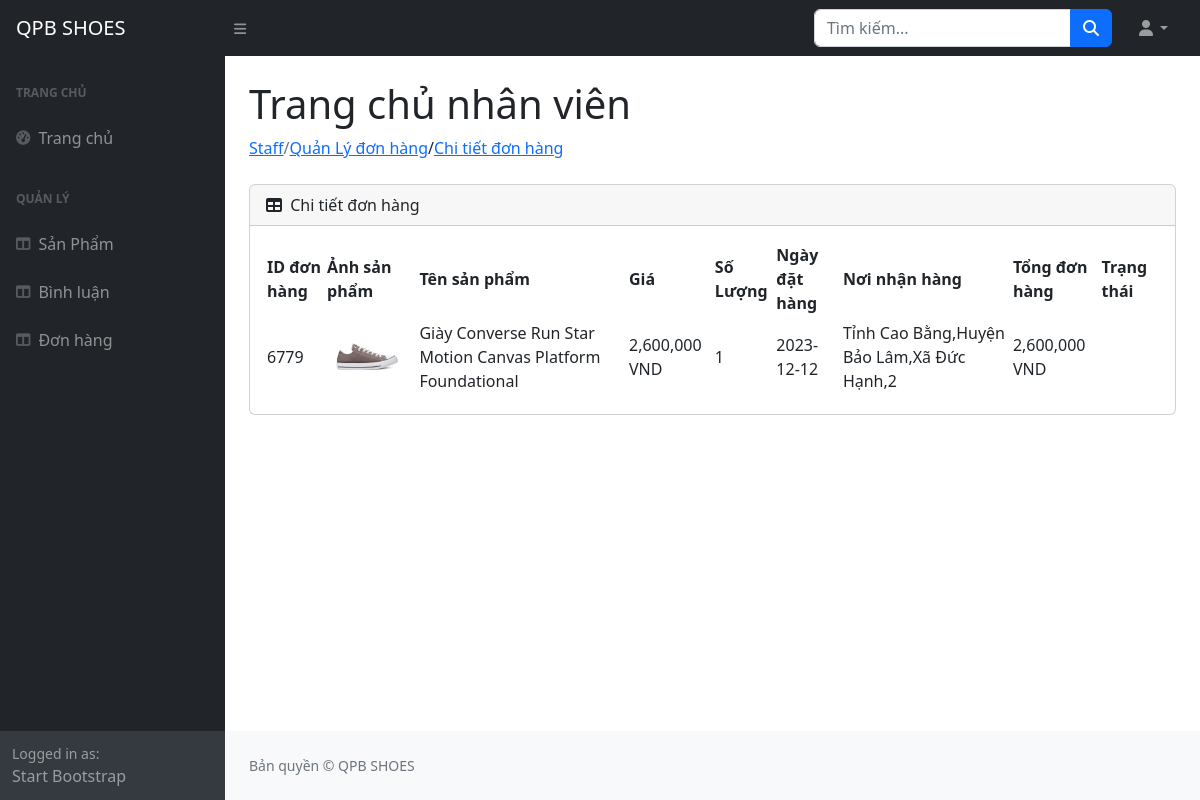
/admin_staff/index.php?act=chitietdonhang&IdChiTietDonHang=6779 (signed in), run on the app's committed database.
### tables this page shows
CREATE TABLE `chitietdonhang` (
  `IdChiTietDonHang` int(11) NOT NULL,
  `IdDonHang` int(11) NOT NULL,
  `IdSanPham` int(11) NOT NULL,
  `SoLuong` int(11) NOT NULL,
  `Gia` double(10,2) NOT NULL DEFAULT 0.00,
  `Trangthai` int(11) NOT NULL DEFAULT 0,
  `IdMauSac` int(11) DEFAULT NULL,
  `IdSizeGiay` int(11) NOT NULL
);

CREATE TABLE `donhang` (
  `IdDonHang` int(11) NOT NULL,
  `NgayDatHang` date NOT NULL,
  `TongTien` float NOT NULL,
  `TrangThai` int(11) NOT NULL DEFAULT 0,
  `IdTaiKhoan` int(11) NOT NULL,
  `SoLuongSp` int(11) NOT NULL DEFAULT 1,
  `DiaChiDat` varchar(200) NOT NULL,
  `HoVaTen` varchar(255) DEFAULT NULL,
  `SoDienThoai` int(10) DEFAULT NULL,
  `Email` varchar(255) DEFAULT NULL
);

CREATE TABLE `sanpham` (
  `IdSanPham` int(11) NOT NULL,
  `TenSanPham` varchar(255) NOT NULL,
  `Gia` double(10,2) NOT NULL DEFAULT 0.00,
  `img` varchar(255) NOT NULL,
  `MoTa` text DEFAULT NULL,
  `SoLuong` int(11) NOT NULL,
  `luotmua` int(11) DEFAULT 0,
  `iddm` int(11) NOT NULL,
  `trangThai` int(11) NOT NULL
);

### model/pdo.php (called while the page is built, shortened)
<?php
function pdo_get_connection()
{
    $servername = "localhost";
    $username = "root";
    $password = "";
    try {
        $conn = new PDO("mysql:host=$servername;dbname=pro1014-websitebangiaypoly-nhom12", $username, $password);
        $conn->setAttribute(PDO::ATTR_ERRMODE, PDO::ERRMODE_EXCEPTION);
        return $conn;
    } catch (PDOException $e) {
        echo "Connection failed: " . $e->getMessage();
    }
}
function pdo_query($sql)
{
    $sql_args = array_slice(func_get_args(), 1);
    try {
        $conn = pdo_get_connection();
        $stmt = $conn->prepare($sql);
        $stmt->execute($sql_args);
        $rows = $stmt->fetchAll();
        return $rows;
    } catch (PDOException $e) {
        throw $e;
    } finally {
        unset($conn);
    }
}
?>

### model/donhang.php (called while the page is built, shortened)
<?php
function loadall_dh_sp_tk($IdDonHang)
{
    $sql = "SELECT a.*,b.*,c.*, a.SoLuong as SoLuongChiTiet ,b.Gia*a.SoLuong as Tong
    from chitietdonhang as a join sanpham as b on a.IdSanPham = b.IdSanPham
    join donhang as c on c.IdDonHang = a.IdDonHang
    WHERE c.IdDonHang = $IdDonHang";
    $dh = pdo_query($sql);
    return $dh;
}
?>

### admin_staff/donhang/chitiet.php (the view, shortened to what this page needs)
/<a href="index.php?act=listdonhang">Quản Lý đơn hàng</a></li>/<a
    href="index.php?act=chitietdonhang&IdDonHang=<?= $_GET['IdChiTietDonHang'] ?>">Chi tiết đơn hàng</a></li>
</ol>
<div class="card mb-4">
    <div class="card-header">
        <i class="fas fa-table me-1"></i>
        Chi tiết đơn hàng
    </div>
    <div class="card-body">
        <table id="datatablesSimple">
            <thead>
                <tr>
                    <th>ID đơn hàng</th>
                    <th>Ảnh sản phẩm</th>
                    <th>Tên sản phẩm</th>
                    <th>Giá</th>
                    <th>Số Lượng</th>
                    <th>Ngày đặt hàng</th>
                    <th>Nơi nhận hàng</th>
                    <th>Tổng đơn hàng</th>
                    <th>Trạng thái</th>
                </tr>
            </thead>
            <tbody>
                <?php
                foreach($load_donhang as $key => $value) {
                    extract($value);
                    $img = '../upload/'.$img;
                    echo '<tr>
                                <td>'.$IdDonHang.'</td>
                                <td><img src="'.$img.'" height="80" width ="80"></td>
                                <td>'.$TenSanPham.'</td>
                                <td>'.number_format($Gia, 0, '.', ',').' VND</td>
                                <td>'.$SoLuongChiTiet.'</td>
                                <td>'.$NgayDatHang.'</td>
            <td>' . $DiaChiDat . '</td>
                                <td>'.number_format($Tong, 0, '.', ',').' VND</td>';
                }
                ?>
            </tbody>
        </table>
    </div>
</div>
</main>

### data on the page
chitietdonhang: IdDonHang.IdDonHang "6779", IdSanPham.TenSanPham "Giày Converse Run Star Motion Canvas Platform Foundational", IdSanPham.Gia "2,600,000", SoLuong "1", IdDonHang.NgayDatHang "2023-12-12", IdDonHang.DiaChiDat "Tỉnh Cao Bằng,Huyện Bảo Lâm,Xã Đức Hạnh,2", Tong "2,600,000"
